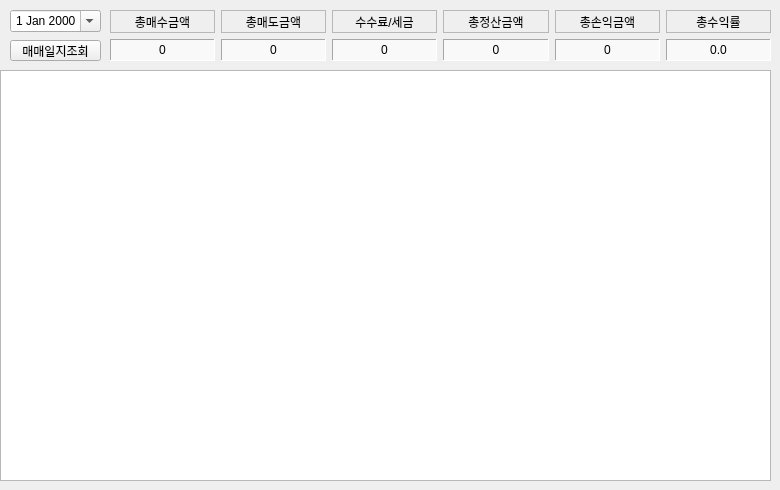
     <widget class="QWidget" name="tab_4">
      <attribute name="title">
       <string>매매일지</string>
      </attribute>
      <widget class="QPushButton" name="btnLoadDaily">
       <property name="geometry">
        <rect>
         <x>10</x>
         <y>40</y>
         <width>91</width>
         <height>21</height>
        </rect>
       </property>
       <property name="text">
        <string>매매일지조회</string>
       </property>
      </widget>
      <widget class="QTableWidget" name="tblDaily">
       <property name="geometry">
        <rect>
         <x>0</x>
         <y>70</y>
         <width>771</width>
         <height>411</height>
        </rect>
       </property>
       <property name="sizeAdjustPolicy">
        <enum>QAbstractScrollArea::AdjustToContents</enum>
       </property>
       <property name="editTriggers">
        <set>QAbstractItemView::NoEditTriggers</set>
       </property>
      </widget>
      <widget class="QWidget" name="gridLayoutWidget_2">
       <property name="geometry">
        <rect>
         <x>110</x>
         <y>10</y>
         <width>661</width>
         <height>51</height>
        </rect>
       </property>
       <layout class="QGridLayout" name="gridLayout_2">
        <item row="1" column="1">
         <widget class="QLabel" name="lblDailySell">
          <property name="autoFillBackground">
           <bool>false</bool>
          </property>
          <property name="styleSheet">
           <string notr="true">background-color:#F9F9F9</string>
          </property>
          <property name="frameShape">
           <enum>QFrame::Panel</enum>
          </property>
          <property name="frameShadow">
           <enum>QFrame::Sunken</enum>
          </property>
          <property name="text">
           <string>0</string>
          </property>
          <property name="alignment">
           <set>Qt::AlignCenter</set>
          </property>
         </widget>
        </item>
        <item row="0" column="4">
         <widget class="QLabel" name="label_64">
          <property name="autoFillBackground">
           <bool>true</bool>
          </property>
          <property name="frameShape">
           <enum>QFrame::StyledPanel</enum>
          </property>
          <property name="frameShadow">
           <enum>QFrame::Plain</enum>
          </property>
          <property name="text">
           <string>총손익금액</string>
          </property>
          <property name="alignment">
           <set>Qt::AlignCenter</set>
          </property>
         </widget>
        </item>
        <item row="1" column="3">
         <widget class="QLabel" name="lblDailyAmount">
          <property name="autoFillBackground">
           <bool>false</bool>
          </property>
          <property name="styleSheet">
           <string notr="true">background-color:#F9F9F9</string>
          </property>
          <property name="frameShape">
           <enum>QFrame::Panel</enum>
          </property>
          <property name="frameShadow">
           <enum>QFrame::Sunken</enum>
          </property>
          <property name="text">
           <string>0</string>
          </property>
          <property name="alignment">
           <set>Qt::AlignCenter</set>
          </property>
         </widget>
        </item>
        <item row="1" column="4">
         <widget class="QLabel" name="lblDailyProfit">
          <property name="autoFillBackground">
           <bool>false</bool>
          </property>
          <property name="styleSheet">
           <string notr="true">background-color:#F9F9F9</string>
          </property>
          <property name="frameShape">
           <enum>QFrame::Panel</enum>
          </property>
          <property name="frameShadow">
           <enum>QFrame::Sunken</enum>
          </property>
          <property name="text">
           <string>0</string>
          </property>
          <property name="alignment">
           <set>Qt::AlignCenter</set>
          </property>
         </widget>
        </item>
        <item row="0" column="5">
         <widget class="QLabel" name="label_66">
          <property name="autoFillBackground">
           <bool>true</bool>
          </property>
          <property name="frameShape">
           <enum>QFrame::StyledPanel</enum>
          </property>
          <property name="frameShadow">
           <enum>QFrame::Plain</enum>
          </property>
          <property name="text">
           <string>총수익률</string>
          </property>
          <property name="alignment">
           <set>Qt::AlignCenter</set>
          </property>
         </widget>
        </item>
        <item row="0" column="3">
         <widget class="QLabel" name="label_65">
          <property name="autoFillBackground">
           <bool>true</bool>
          </property>
          <property name="frameShape">
           <enum>QFrame::StyledPanel</enum>
          </property>
          <property name="frameShadow">
           <enum>QFrame::Plain</enum>
          </property>
          <property name="text">
           <string>총정산금액</string>
          </property>
          <property name="alignment">
           <set>Qt::AlignCenter</set>
          </property>
         </widget>
        </item>
        <item row="1" column="5">
         <widget class="QLabel" name="lblDailyProfitRate">
          <property name="autoFillBackground">
           <bool>false</bool>
          </property>
          <property name="styleSheet">
           <string notr="true">background-color:#F9F9F9</string>
          </property>
          <property name="frameShape">
           <enum>QFrame::Panel</enum>
          </property>
          <property name="frameShadow">
           <enum>QFrame::Sunken</enum>
          </property>
          <property name="text">
           <string>0.0</string>
          </property>
          <property name="alignment">
           <set>Qt::AlignCenter</set>
          </property>
         </widget>
        </item>
        <item row="1" column="2">
         <widget class="QLabel" name="lblDailyFee">
          <property name="autoFillBackground">
           <bool>false</bool>
          </property>
          <property name="styleSheet">
           <string notr="true">background-color:#F9F9F9</string>
          </property>
          <property name="frameShape">
           <enum>QFrame::Panel</enum>
          </property>
          <property name="frameShadow">
           <enum>QFrame::Sunken</enum>
          </property>
          <property name="text">
           <string>0</string>
          </property>
          <property name="alignment">
           <set>Qt::AlignCenter</set>
          </property>
         </widget>
        </item>
        <item row="1" column="0">
         <widget class="QLabel" name="lblDailyBuy">
          <property name="autoFillBackground">
           <bool>false</bool>
          </property>
          <property name="styleSheet">
           <string notr="true">background-color:#F9F9F9</string>
          </property>
          <property name="frameShape">
           <enum>QFrame::Panel</enum>
          </property>
          <property name="frameShadow">
           <enum>QFrame::Sunken</enum>
          </property>
          <property name="text">
           <string>0</string>
          </property>
          <property name="alignment">
           <set>Qt::AlignCenter</set>
          </property>
         </widget>
        </item>
        <item row="0" column="0">
         <widget class="QLabel" name="label_61">
          <property name="autoFillBackground">
           <bool>true</bool>
          </property>
          <property name="frameShape">
           <enum>QFrame::StyledPanel</enum>
          </property>
          <property name="frameShadow">
           <enum>QFrame::Plain</enum>
          </property>
          <property name="text">
           <string>총매수금액</string>
          </property>
          <property name="alignment">
           <set>Qt::AlignCenter</set>
          </property>
         </widget>
        </item>
        <item row="0" column="1">
         <widget class="QLabel" name="label_63">
          <property name="autoFillBackground">
           <bool>true</bool>
          </property>
          <property name="frameShape">
           <enum>QFrame::StyledPanel</enum>
          </property>
          <property name="frameShadow">
           <enum>QFrame::Plain</enum>
          </property>
          <property name="text">
           <string>총매도금액</string>
          </property>
          <property name="alignment">
           <set>Qt::AlignCenter</set>
          </property>
         </widget>
        </item>
        <item row="0" column="2">
         <widget class="QLabel" name="label_62">
          <property name="autoFillBackground">
           <bool>true</bool>
          </property>
          <property name="frameShape">
           <enum>QFrame::StyledPanel</enum>
          </property>
          <property name="frameShadow">
           <enum>QFrame::Plain</enum>
          </property>
          <property name="text">
           <string>수수료/세금</string>
          </property>
          <property name="alignment">
           <set>Qt::AlignCenter</set>
          </property>
         </widget>
        </item>
       </layout>
      </widget>
      <widget class="QDateEdit" name="dtDaily">
       <property name="geometry">
        <rect>
         <x>10</x>
         <y>10</y>
         <width>91</width>
         <height>22</height>
        </rect>
       </property>
       <property name="alignment">
        <set>Qt::AlignCenter</set>
       </property>
       <property name="calendarPopup">
        <bool>true</bool>
       </property>
      </widget>
     </widget>
